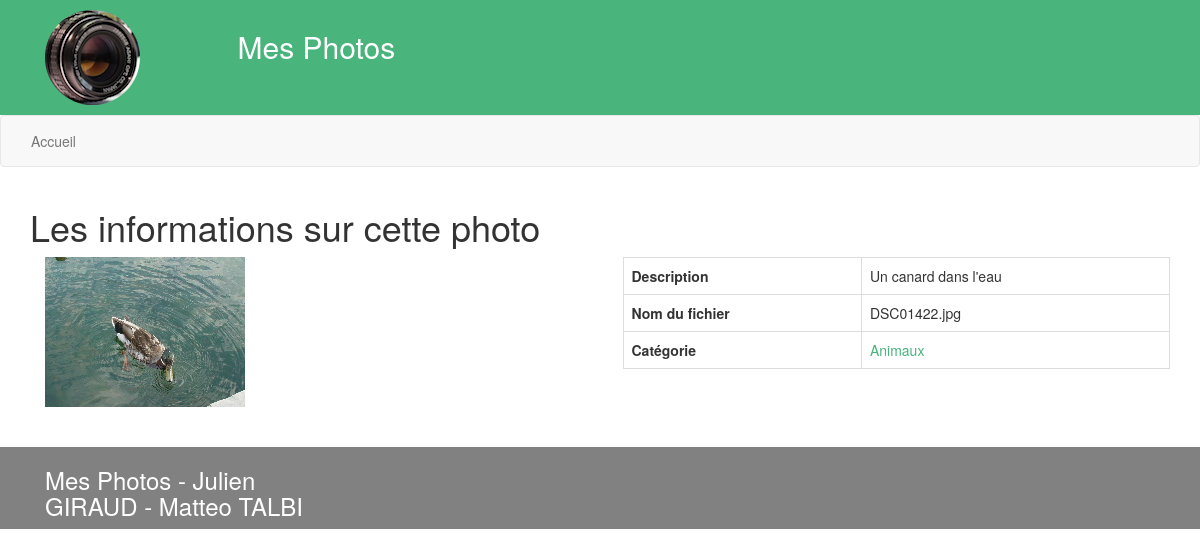
Page /index.php?page=photo&id=3 on the committed database.
### tables this page shows
CREATE TABLE IF NOT EXISTS `photo` (
  `photoid` int(4) NOT NULL,
  `nomfich` varchar(250) NOT NULL,
  `description` varchar(250) NOT NULL,
  `catid` int(4) NOT NULL
);

CREATE TABLE IF NOT EXISTS `categorie` (
  `catid` int(4) NOT NULL,
  `nomcat` varchar(250) NOT NULL
);

### controllers/c_photo.php (called while the page is built, shortened)
<?php
if (isset($_GET['id'])) {
	$id = htmlspecialchars($_GET['id']);
}
if (isset($id)) {
	$photoDAO = new PhotoDAO();
	$photo = $photoDAO -> getPhotoId($id);
}
if (!isset($alert)) {
$categorieDAO = new CategorieDAO();
$categorie = $categorieDAO -> getCategorie($photo -> getCatid());
}
require_once(PATH_VIEWS.$page.'.php');
?>

### index.php (called while the page is built, shortened)
<?php
if (isset($_GET['page'])) {
    $page = htmlspecialchars($_GET['page']);
}
else {
    $page = 'accueil';
}
require_once(PATH_CONTROLLERS . $page . '.php');
?>

### models/m_Connexion.php (called while the page is built, shortened)
<?php
class Connexion {
    private $_bdd = null;
    private static $_instance = null;
    private function __construct() {
        $this -> _bdd = new PDO('mysql:host=' . BD_HOST . '; dbname=' . BD_DBNAME . '; charset=utf8', BD_USER, BD_PWD);
        $this -> _bdd -> setAttribute(PDO::ATTR_ERRMODE, PDO::ERRMODE_EXCEPTION);
    }
    public static function getInstance() {
        if(is_null(self::$_instance)) {
            self::$_instance = new Connexion();
        }
        return self::$_instance;
    }
    public function getBdd() {
        return $this -> _bdd;
    }
}
?>

### models/m_DAO.php (called while the page is built, shortened)
<?php
abstract class DAO {
    private function _requete($sql, $args = null) {
        if ($args == null) {
            $pdos = Connexion::getInstance() -> getBdd() -> query($sql);
        }
        else {
            $pdos = Connexion::getInstance() -> getBdd() -> prepare($sql);
            $pdos -> execute($args);
        }
        return $pdos;
    }
    public function queryRow($sql, $args = null) {
        try {
            $pdos = $this -> _requete($sql, $args);
            $res = $pdos -> fetch();
        }
        catch(PDOException $e) {
            $this -> _erreur = 'query';
            $res = false;
	    }
    return $res;
    }
}

### models/m_PhotoDAO.php (called while the page is built, shortened)
<?php
require_once(PATH_ENTITY.'Photo.php');
class PhotoDAO extends DAO {
	public function getPhotoId($id) {
        $res = $this -> queryRow('SELECT * FROM photo WHERE photoid = ' . $id);
        if ($res) {
            return new Photo($res['photoid'], $res['nomfich'], $res['description'], $res['catid']);
        }
        return null;
    }
}
?>

### entities/Photo.php (called while the page is built, shortened)
<?php
class Photo {
    private $_nomfich;
    private $_description;
    private $_catid;
    public function __construct($photoid, $nomfich, $description, $catid) {
        $this -> _nomfich = $nomfich;
        $this -> _description = $description;
        $this -> _catid = $catid;
    }
    public function getNomfich() {
        return $this -> _nomfich;
    }
    public function getDescription() {
        return $this -> _description;
    }
    public function getCatid() {
        return $this -> _catid;
    }
}
?>

### models/m_CategorieDAO.php (called while the page is built, shortened)
<?php
require_once(PATH_ENTITY.'Categorie.php');
class CategorieDAO extends DAO {
	public function getCategorie($catid) {
		$res = $this -> queryRow('SELECT * FROM categorie WHERE catid = ' . $catid);
		return ($res) ? new Categorie($res['catid'], $res['nomcat']) : null;
	}
}
?>

### entities/Categorie.php (called while the page is built, shortened)
<?php
class Categorie {
    private $_catid;
    private $_nomcat;
    public function __construct($catid, $nomcat) {
        $this -> _catid = $catid;
        $this -> _nomcat = $nomcat;
    }
    public function getCatid() {
        return $this -> _catid;
    }
    public function getNomcat() {
        return $this -> _nomcat;
    }
}
?>

### views/v_photo.php (the view, shortened to what this page needs)
<?php
if (!isset($alert)) {
?>
	<h1><?= TITRE_PAGE_PHOTO ?></h1>
	<div class = "col-md-6 col-sm-6 col-xs-12">
	<img src="<?= PATH_IMAGES . $photo -> getNomFich() ?>" alt="<?= $photo -> getDescription() ?>"/>
	</div>
	<div class = "col-md-6 col-sm-6 col-xs-12">
	<table class="table table-bordered">
		<tr>
			<th><?= DESCRIPTION ?></th>
			<td><?= $photo -> getDescription() ?></td>
		</tr>
		<tr>
			<th><?= NOM_FICHIER ?></th>
			<td><?= $photo -> getNomFich() ?></td>
		</tr>
		<tr>
			<th><?= CATEGORIE ?></th>
			<td>
				<a href="index.php?categorie=<?= $categorie -> getCatid() ?>"><?= $categorie -> getNomcat() ?><a>
			</td>
		</tr>
	</table>
	</div>
<?php
}
?>

### assets/css/css.css (style rules this page uses)
a, a:hover { color: #49B47C; }

### rows in the picture
photo: nomfich (picture), description "Un canard dans l'eau", nomfich "DSC01422.jpg"
categorie: nomcat "Animaux"

### other values in the picture
TITRE "Mes Photos"
MENU_ACCUEIL "Accueil"
TITRE_PAGE_PHOTO "Les informations sur cette photo"
DESCRIPTION "Description"
NOM_FICHIER "Nom du fichier"
CATEGORIE "Catégorie"
AUTEUR "Julien GIRAUD - Matteo TALBI"
